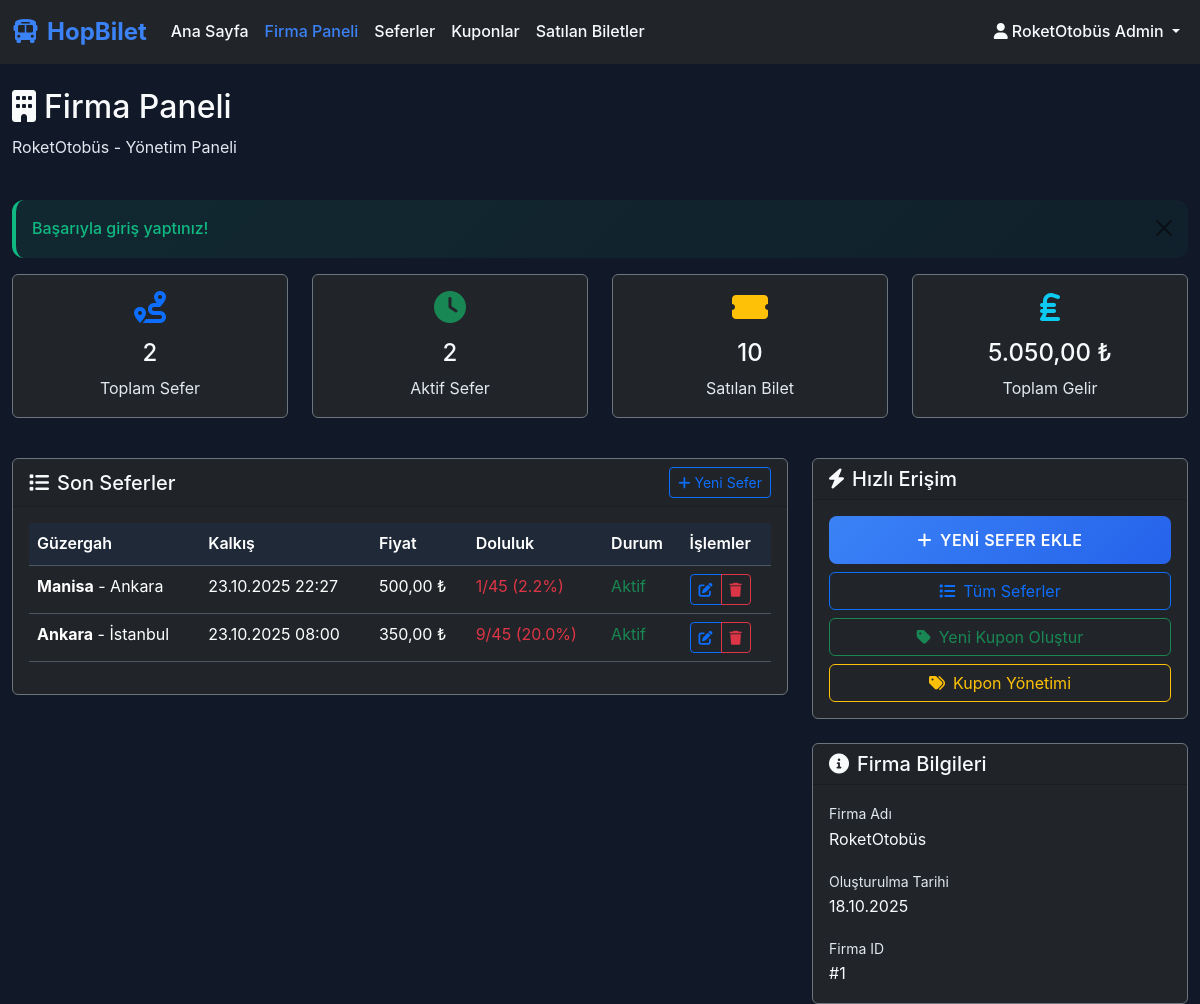
/company/dashboard.php (signed in), run on the app's committed database.
### tables this page shows
CREATE TABLE bus_companies (
            id INTEGER PRIMARY KEY AUTOINCREMENT,
            name VARCHAR(100) NOT NULL,
            logo_path VARCHAR(255),
            created_at DATETIME DEFAULT CURRENT_TIMESTAMP
        );

CREATE TABLE trips (
            id INTEGER PRIMARY KEY AUTOINCREMENT,
            company_id INTEGER NOT NULL,
            destination_city VARCHAR(50) NOT NULL,
            departure_city VARCHAR(50) NOT NULL,
            departure_time DATETIME NOT NULL,
            arrival_time DATETIME NOT NULL,
            price DECIMAL(10,2) NOT NULL,
            capacity INTEGER DEFAULT 45,
            created_date DATETIME DEFAULT CURRENT_TIMESTAMP,
            FOREIGN KEY (company_id) REFERENCES bus_companies(id)
        );

### company/dashboard.php (the view, shortened to what this page needs)
<?php
require_once '../config/database.php';
require_once '../includes/functions.php';
$company_id = $_SESSION['company_id'];
$stats = [];
$stmt = $pdo->prepare("SELECT COUNT(*) FROM trips WHERE company_id = ?");
$stmt->execute([$company_id]);
$stats['total_trips'] = $stmt->fetchColumn();
$stmt = $pdo->prepare("SELECT COUNT(*) FROM trips WHERE company_id = ? AND departure_time > datetime('now')");
$stmt->execute([$company_id]);
$stats['active_trips'] = $stmt->fetchColumn();
$stmt = $pdo->prepare("
    SELECT COUNT(*) FROM tickets t
    JOIN trips tr ON t.trip_id = tr.id
    WHERE tr.company_id = ? AND t.status = 'active'
");
$stmt->execute([$company_id]);
$stats['sold_tickets'] = $stmt->fetchColumn();
$stmt = $pdo->prepare("
    SELECT SUM(t.total_price) FROM tickets t
    JOIN trips tr ON t.trip_id = tr.id
    WHERE tr.company_id = ? AND t.status = 'active'
");
$stmt->execute([$company_id]);
$stats['total_revenue'] = $stmt->fetchColumn() ?: 0;
$stmt = $pdo->prepare("
    SELECT t.*,
           (SELECT COUNT(*) FROM tickets tk WHERE tk.trip_id = t.id AND tk.status = 'active') as sold_tickets
    FROM trips t
    WHERE t.company_id = ?
    ORDER BY t.created_date DESC
    LIMIT 5
");
$stmt->execute([$company_id]);
$recent_trips = $stmt->fetchAll();
$stmt = $pdo->prepare("SELECT * FROM bus_companies WHERE id = ?");
$stmt->execute([$company_id]);
$company = $stmt->fetch();
?>
<!DOCTYPE html>
<html lang="tr">
<head>
    <link href="https://cdn.jsdelivr.net/npm/bootstrap@5.3.0/dist/css/bootstrap.min.css" rel="stylesheet">
    <link href="https://cdnjs.cloudflare.com/ajax/libs/font-awesome/6.0.0/css/all.min.css" rel="stylesheet">
    <link href="../assets/css/style.css" rel="stylesheet">
</head>
<body class="dark-theme">
    <nav class="navbar navbar-expand-lg navbar-dark bg-dark">
        <div class="container-fluid">
            <a class="navbar-brand fw-bold" href="../index.php">
                <i class="fas fa-bus me-2"></i>HopBilet
            </a>
            <div class="collapse navbar-collapse" id="navbarNav">
                <ul class="navbar-nav me-auto">
                    <li class="nav-item">
                        <a class="nav-link" href="../index.php">Ana Sayfa</a>
                    </li>
                    <li class="nav-item">
                        <a class="nav-link active" href="dashboard.php">Firma Paneli</a>
                    </li>
                    <li class="nav-item">
                        <a class="nav-link" href="trips.php">Seferler</a>
                    </li>
                    <li class="nav-item">
                        <a class="nav-link" href="coupons.php">Kuponlar</a>
                    </li>
                    <li class="nav-item">
                        <a class="nav-link" href="company_tickets.php">Satılan Biletler</a>
                    </li>
                </ul>
                <ul class="navbar-nav">
                    <li class="nav-item dropdown">
                        <a class="nav-link dropdown-toggle" href="#" role="button" data-bs-toggle="dropdown">
                            <i class="fas fa-user me-1"></i><?php echo htmlspecialchars($_SESSION['full_name']); ?>
                        </a>
                    </li>
                </ul>
            </div>
        </div>
    </nav>
    <div class="container-fluid mt-4">
        <div class="row mb-4">
            <div class="col-12">
                <h2 class="text-white">
                    <i class="fas fa-building me-2"></i>Firma Paneli
                </h2>
                <p class="text-muted"><?php echo h($company['name']); ?> - Yönetim Paneli</p>
            </div>
        </div>
        <div class="row mb-4">
            <div class="col-lg-3 col-md-6 mb-3">
                <div class="card bg-dark border-secondary">
                    <div class="card-body text-center">
                        <i class="fas fa-route fa-2x text-primary mb-3"></i>
                        <h4 class="text-white"><?php echo $stats['total_trips']; ?></h4>
                        <p class="text-muted mb-0">Toplam Sefer</p>
                    </div>
                </div>
            </div>
            <div class="col-lg-3 col-md-6 mb-3">
                <div class="card bg-dark border-secondary">
                    <div class="card-body text-center">
                        <i class="fas fa-clock fa-2x text-success mb-3"></i>
                        <h4 class="text-white"><?php echo $stats['active_trips']; ?></h4>
                        <p class="text-muted mb-0">Aktif Sefer</p>
                    </div>
                </div>
            </div>
            <div class="col-lg-3 col-md-6 mb-3">
                <div class="card bg-dark border-secondary">
                    <div class="card-body text-center">
                        <i class="fas fa-ticket-alt fa-2x text-warning mb-3"></i>
                        <h4 class="text-white"><?php echo $stats['sold_tickets']; ?></h4>
                        <p class="text-muted mb-0">Satılan Bilet</p>
                    </div>
                </div>
            </div>
            <div class="col-lg-3 col-md-6 mb-3">
                <div class="card bg-dark border-secondary">
                    <div class="card-body text-center">
                        <i class="fas fa-lira-sign fa-2x text-info mb-3"></i>
                        <h4 class="text-white"><?php echo formatPrice($stats['total_revenue']); ?></h4>
                        <p class="text-muted mb-0">Toplam Gelir</p>
                    </div>
                </div>
            </div>
        </div>
        <div class="row">
            <div class="col-lg-8">
                <div class="card bg-dark border-secondary">
                    <div class="card-header d-flex justify-content-between align-items-center">
                        <h5 class="text-white mb-0">
                            <i class="fas fa-list me-2"></i>Son Seferler
                        </h5>
                        <a href="trips.php" class="btn btn-outline-primary btn-sm">
                            <i class="fas fa-plus me-1"></i>Yeni Sefer
                        </a>
                    </div>
                    <div class="card-body">
                        <?php if (empty($recent_trips)): ?>
                            <div class="text-center py-4">
                                <i class="fas fa-route fa-3x text-muted mb-3"></i>
                                <h6 class="text-white">Henüz Sefer Yok</h6>
                                <p class="text-muted">İlk seferinizi oluşturmak için yukarıdaki butona tıklayın.</p>
                            </div>
                        <?php else: ?>
                            <div class="table-responsive">
                                <table class="table table-dark table-hover">
                                    <thead>
                                        <tr>
                                            <th>Güzergah</th>
                                            <th>Kalkış</th>
                                            <th>Fiyat</th>
                                            <th>Doluluk</th>
                                            <th>Durum</th>
                                            <th>İşlemler</th>
                                        </tr>
                                    </thead>
                                    <tbody>
                                        <?php foreach ($recent_trips as $trip): ?>
                                            <tr>
                                                <td>
                                                    <strong><?php echo h($trip['departure_city']); ?></strong> -
                                                    <?php echo h($trip['destination_city']); ?>
                                                </td>
                                                <td><?php echo formatDate($trip['departure_time'], 'd.m.Y H:i'); ?></td>
                                                <td><?php echo formatPrice($trip['price']); ?></td>
                                                <td>
                                                    <?php
                                                    $occupancy = ($trip['sold_tickets'] / $trip['capacity']) * 100;
                                                    $occupancy_class = $occupancy > 80 ? 'text-success' : ($occupancy > 50 ? 'text-warning' : 'text-danger');
                                                    ?>
                                                    <span class="<?php echo $occupancy_class; ?>">
                                                        <?php echo $trip['sold_tickets']; ?>/<?php echo $trip['capacity']; ?>
                                                        (<?php echo number_format($occupancy, 1); ?>%)
                                                    </span>
                                                </td>
                                                <td>
                                                    <?php
                                                    $now = new DateTime();
                                                    $departure = new DateTime($trip['departure_time']);
                                                    $status = $departure > $now ? 'Aktif' : 'Tamamlandı';
                                                    $status_class = $departure > $now ? 'text-success' : 'text-muted';
                                                    ?>
                                                    <span class="<?php echo $status_class; ?>"><?php echo $status; ?></span>
                                                </td>
                                                <td>
                                                    <div class="btn-group btn-group-sm">
                                                        <a href="trip_edit.php?id=<?php echo $trip['id']; ?>"
                                                           class="btn btn-outline-primary">
                                                            <i class="fas fa-edit"></i>
                                                        </a>
                                                        <button class="btn btn-outline-danger"
                                                                onclick="confirmDelete(<?php echo $trip['id']; ?>)">
                                                            <i class="fas fa-trash"></i>
                                                        </button>
                                                    </div>
                                                </td>
                                            </tr>
                                        <?php endforeach; ?>
                                    </tbody>
                                </table>
                            </div>
                        <?php endif; ?>
                    </div>
                </div>
            </div>
            <div class="col-lg-4">
                <div class="card bg-dark border-secondary mb-4">
                    <div class="card-header">
                        <h5 class="text-white mb-0">
                            <i class="fas fa-bolt me-2"></i>Hızlı Erişim
                        </h5>
                    </div>
                    <div class="card-body">
                        <div class="d-grid gap-2">
                            <a href="trip_add.php" class="btn btn-primary">
                                <i class="fas fa-plus me-2"></i>Yeni Sefer Ekle
                            </a>
                            <a href="trips.php" class="btn btn-outline-primary">
                                <i class="fas fa-list me-2"></i>Tüm Seferler
                            </a>
                            <a href="coupon_add.php" class="btn btn-outline-success">
                                <i class="fas fa-tag me-2"></i>Yeni Kupon Oluştur
                            </a>
                            <a href="coupons.php" class="btn btn-outline-warning">
                                <i class="fas fa-tags me-2"></i>Kupon Yönetimi
                            </a>
                        </div>
                    </div>
                </div>
                <div class="card bg-dark border-secondary">
                    <div class="card-header">
                        <h5 class="text-white mb-0">
                            <i class="fas fa-info-circle me-2"></i>Firma Bilgileri
                        </h5>
                    </div>
                    <div class="card-body">
                        <div class="mb-3">
                            <small class="text-muted">Firma Adı</small>
                            <p class="text-white mb-0"><?php echo h($company['name']); ?></p>
                        </div>
                        <div class="mb-3">
                            <small class="text-muted">Oluşturulma Tarihi</small>
                            <p class="text-white mb-0"><?php echo formatDate($company['created_at'], 'd.m.Y'); ?></p>
                        </div>
                        <div class="mb-0">
                            <small class="text-muted">Firma ID</small>
                            <p class="text-white mb-0">#<?php echo $company['id']; ?></p>
                        </div>
                    </div>
                </div>
            </div>
        </div>
    </div>
</body>
</html>

### assets/css/style.css (style rules this page uses)
:root { --primary-color: #3b82f6; --primary-dark: #2563eb; --secondary-color: #8b5cf6; --accent-color: #06b6d4; --success-color: #10b981; --warning-color: #f59e0b; --danger-color: #ef4444; --dark-bg: #111827; --dark-surface: #1f2937; --dark-card: #374151; --dark-text: #ffffff; --dark-muted: #cbd5e1; --border-color: #4b5563; --text-high-contrast: #f8fafc; --text-medium: #e2e8f0; }
* { margin: 0; padding: 0; box-sizing: border-box; }
body { font-family: 'Inter', -apple-system, BlinkMacSystemFont, 'Segoe UI', Roboto, sans-serif; background-color: var(--dark-bg); color: var(--dark-text); line-height: 1.6; }
.dark-theme { background-color: var(--dark-bg); color: var(--dark-text); }
.navbar-brand { font-size: 1.5rem; font-weight: 700; color: var(--primary-color) !important; }
.navbar-dark .navbar-nav .nav-link { color: var(--dark-text) !important; font-weight: 500; transition: color 0.3s ease; }
.navbar-dark .navbar-nav .nav-link.active { color: var(--primary-color) !important; }
.btn-primary { background: linear-gradient(135deg, var(--primary-color), var(--primary-dark)); border: none; font-weight: 600; padding: 0.75rem 2rem; border-radius: 0.5rem; transition: all 0.3s ease; text-transform: uppercase; letter-spacing: 0.5px; }
.text-white { color: var(--text-high-contrast) !important; }
.text-muted { color: var(--text-medium) !important; }
.card .text-white { color: var(--text-high-contrast) !important; }
.card .text-muted { color: var(--text-medium) !important; }
h1, h2, h3, h4, h5, h6 { color: var(--text-high-contrast) !important; }
.navbar-dark .navbar-nav .nav-link { color: var(--text-high-contrast) !important; font-weight: 500; transition: color 0.3s ease; }
.table-dark { background-color: var(--dark-card); border-color: var(--border-color); }
.table-dark th { background-color: var(--dark-surface); border-color: var(--border-color); color: var(--dark-text); font-weight: 600; }
.table-dark td { border-color: var(--border-color); color: var(--dark-text); }

### data on the page
bus_companies: name "RoketOtobüs", created_at "18.10.2025", id "1"
trips: departure_city "Manisa", destination_city "Ankara", departure_time "23.10.2025 22:27", price "500,00 ₺", sold_tickets "1", capacity "45", occupancy "2.2"
trips: departure_city "Ankara", destination_city "İstanbul", departure_time "23.10.2025 08:00", price "350,00 ₺", sold_tickets "9", capacity "45", occupancy "20.0"

### other printed values
$_SESSION['full_name'] "RoketOtobüs Admin"
$_SESSION['success_message'] "Başarıyla giriş yaptınız!"
$stats['total_trips'] "2"
$stats['active_trips'] "2"
$stats['sold_tickets'] "10"
formatPrice($stats['total_revenue']) "5.050,00 ₺"
